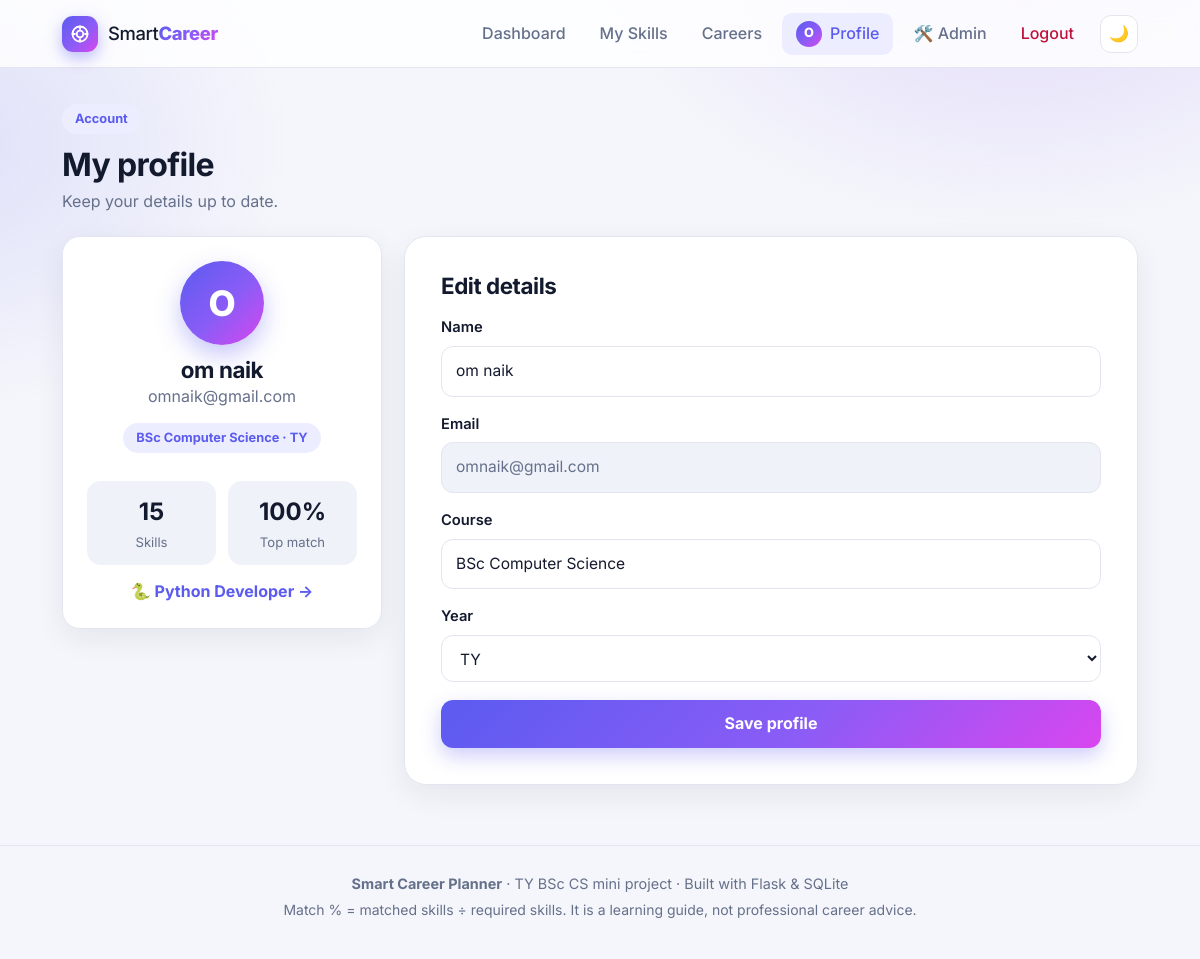
Screenshot of /profile (signed in) with the database file from the repository.
### tables this page shows
CREATE TABLE users (
    id INTEGER PRIMARY KEY AUTOINCREMENT,
    name TEXT NOT NULL,
    email TEXT UNIQUE NOT NULL,
    password TEXT NOT NULL,
    course TEXT DEFAULT 'BSc Computer Science',
    year TEXT DEFAULT 'TY',
    created_at TEXT,
    last_login TEXT,
    is_admin INTEGER DEFAULT 0
);

CREATE TABLE careers (
    id INTEGER PRIMARY KEY AUTOINCREMENT,
    name TEXT UNIQUE NOT NULL,
    slug TEXT UNIQUE NOT NULL,
    icon TEXT DEFAULT '💼',
    hue INTEGER DEFAULT 220,
    description TEXT DEFAULT '',
    project TEXT DEFAULT ''
);

### app/main.py (the view, shortened to what this page needs)
@bp.route("/profile", methods=["GET", "POST"])
@login_required
def profile():
    recs, levels = _build_recommendations(g.user["id"])
    return render_template("profile.html", skill_count=sum(1 for v in levels.values() if v > 0), top=recs[0])

### app/auth.py (called while the page is built)
def csrf_token():
    if "_csrf" not in session:
        session["_csrf"] = secrets.token_hex(16)
    return session["_csrf"]

@bp.before_app_request
def load_user():
    g.user = None
    if request.endpoint == "static":
        return
    user_id = session.get("user_id")
    if not user_id:
        return
    g.user = models.get_db().execute("SELECT * FROM users WHERE id=?", (user_id,)).fetchone()
    if g.user is None:
        session.pop("user_id", None)

@bp.before_app_request
def csrf_protect():
    if request.method == "POST":
        sent = request.form.get("_csrf", "")
        if not sent or not secrets.compare_digest(sent, session.get("_csrf", "")):
            abort(400)

def login_required(view):
    @wraps(view)
    def wrapped(*args, **kwargs):
        if g.user is None:
            flash("Please log in to continue.", "info")
            return redirect(url_for("auth.login"))
        return view(*args, **kwargs)
    return wrapped

### app/main.py (called while the page is built)
def _requirements_by_career(careers):
    return {c["id"]: models.get_career_requirements(c["id"]) for c in careers}

def _build_recommendations(user_id):
    careers = models.get_all_careers()
    reqs = _requirements_by_career(careers)
    levels = models.get_user_levels(user_id)
    return scoring.recommendations(careers, reqs, levels), levels

### app/models.py (called while the page is built)
def get_db():
    if "db" not in g:
        g.db = sqlite3.connect(current_app.config["DATABASE"])
        g.db.row_factory = sqlite3.Row
        g.db.execute("PRAGMA foreign_keys = ON")
    return g.db

def get_all_careers():
    return get_db().execute("SELECT * FROM careers ORDER BY name").fetchall()

def get_career_requirements(career_id):
    return get_db().execute(
        """SELECT cs.skill_id, cs.required_level, s.name, s.description, s.weeks_low, s.weeks_high
           FROM career_skills cs JOIN skills s ON s.id = cs.skill_id
           WHERE cs.career_id=? ORDER BY cs.required_level DESC, s.name""", (career_id,)).fetchall()

def get_user_levels(user_id):
    rows = get_db().execute("SELECT skill_id, level FROM user_skills WHERE user_id=?", (user_id,)).fetchall()
    return {r["skill_id"]: r["level"] for r in rows}

### app/scoring.py (called while the page is built)
def readiness(score):
    if score >= 100:
        return LEVELS[4]
    if score >= 75:
        return LEVELS[3]
    if score >= 50:
        return LEVELS[2]
    if score >= 25:
        return LEVELS[1]
    return LEVELS[0]

### templates/profile.html (shortened to what this page needs)
{% extends "base.html" %}
{% block content %}
<div class="page-head">
    <div>
        <span class="badge">Account</span>
        <h1>My profile</h1>
        <p class="muted">Keep your details up to date.</p>
    </div>
</div>
<div class="profile-layout">
    <section class="card profile-card">
        <div class="avatar lg">{{ g.user['name'][:1]|upper }}</div>
        <h2>{{ g.user['name'] }}</h2>
        <p class="muted">{{ g.user['email'] }}</p>
        <span class="badge">{{ g.user['course'] }} · {{ g.user['year'] }}</span>
        <div class="profile-stats">
            <div><strong>{{ skill_count }}</strong><span>Skills</span></div>
            <div><strong>{{ top.score }}%</strong><span>Top match</span></div>
        </div>
        {% if skill_count %}<a class="text-btn" href="{{ url_for('main.career_detail', slug=top.slug) }}">{{ top.icon }} {{ top.name }} →</a>{% endif %}
    </section>
    <section class="form-card wide">
        <h2>Edit details</h2>
        <form method="POST">
            <label for="name">Name</label>
            <input id="name" name="name" maxlength="60" value="{{ g.user['name'] }}" required>
            <label for="email">Email</label>
            <input id="email" value="{{ g.user['email'] }}" disabled>
            <label for="course">Course</label>
            <input id="course" name="course" maxlength="60" value="{{ g.user['course'] }}">
            <label for="year">Year</label>
            <select id="year" name="year">
                {% for y in ['FY', 'SY', 'TY'] %}
                <option value="{{ y }}" {% if g.user['year'] == y %}selected{% endif %}>{{ y }}</option>
                {% endfor %}
            </select>
            <button class="btn full" type="submit">Save profile</button>
        </form>
    </section>
</div>
{% endblock %}

### templates/base.html (shortened to what this page needs)
<!DOCTYPE html>
<html lang="en">
<head>
    <link rel="stylesheet" href="{{ url_for('static', filename='style.css') }}">
</head>
<body>
<header class="navbar">
    <div class="nav-inner">
        <a class="brand" href="{{ url_for('main.index') }}">
            <span class="logo">
                <svg viewBox="0 0 24 24" width="20" height="20" fill="none" stroke="currentColor" stroke-width="2.2" stroke-linecap="round" stroke-linejoin="round"><circle cx="12" cy="12" r="9"/><circle cx="12" cy="12" r="4"/><path d="M12 3v3M12 18v3M3 12h3M18 12h3"/></svg>
            </span>
            <span>Smart<b>Career</b></span>
        </a>
        {% set ep = request.endpoint %}
        <nav class="navlinks" id="navLinks">
            {% if g.user %}
            <a href="{{ url_for('main.dashboard') }}" class="{{ 'active' if ep == 'main.dashboard' }}">Dashboard</a>
            <a href="{{ url_for('main.skills') }}" class="{{ 'active' if ep == 'main.skills' }}">My Skills</a>
            <a href="{{ url_for('main.careers') }}" class="{{ 'active' if ep in ('main.careers', 'main.career_detail') }}">Careers</a>
            <a href="{{ url_for('main.profile') }}" class="nav-profile {{ 'active' if ep == 'main.profile' }}">
                <span class="avatar sm">{{ g.user['name'][:1]|upper }}</span> Profile
            </a>
            {% if g.user['is_admin'] %}
            <a href="{{ url_for('admin.dashboard') }}" class="{{ 'active' if ep and ep.startswith('admin.') }}">🛠️ Admin</a>
            {% endif %}
            <a class="logout" href="{{ url_for('auth.logout') }}">Logout</a>
            {% else %}
            <a href="{{ url_for('auth.login') }}" class="{{ 'active' if ep == 'auth.login' }}">Login</a>
            <a class="btn small" href="{{ url_for('auth.register') }}">Register</a>
            {% endif %}
            <button class="icon-btn" id="themeToggle" type="button" aria-label="Toggle dark mode" title="Toggle dark mode">
                <span class="i-moon">🌙</span><span class="i-sun">☀️</span>
            </button>
        </nav>
    </div>
</header>
<main class="container">
    {% block content %}{% endblock %}
</main>
<footer class="footer">
    <p><b>Smart Career Planner</b> · TY BSc CS mini project · Built with Flask &amp; SQLite</p>
    <p class="small muted">Match % = matched skills ÷ required skills. It is a learning guide, not professional career advice.</p>
</footer>
</body>
</html>

### rows the page displays
users: name "O", user.name "om naik", user.email "omnaik@gmail.com", user.course "BSc Computer Science", user.year "TY", name "om naik", course "BSc Computer Science", year "TY"
careers: icon "🐍", name "Python Developer"

### other values shown
{{ skill_count }} "15"
{{ top.score }} "100"
